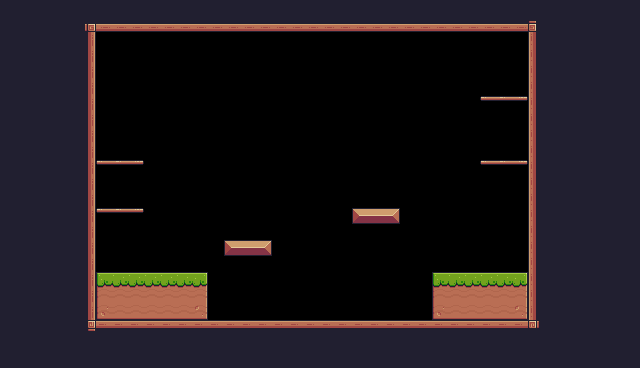

This game map was drawn from its Tiled (.tmx) file and the tilesets committed beside it. A one-line description and the full map source follow:
An orthogonal 40x23 tile map with 16x16 px tiles, 1 tile layer (Background) and 15 objects (5x Platform, Player).

<map version="1.10" tiledversion="1.11.2" orientation="orthogonal" renderorder="right-down" width="40" height="23" tilewidth="16" tileheight="16" infinite="0" nextlayerid="4" nextobjectid="19">
 <tileset firstgid="1" source="pixel_adventure.tsx" />
 <layer id="1" name="Background" width="40" height="23">
  <data encoding="csv">
24,24,24,24,24,24,24,24,24,24,24,24,24,24,24,24,24,24,24,24,24,24,24,24,24,24,24,24,24,24,24,24,24,24,24,24,24,24,24,24,
24,24,24,24,24,92,134,134,134,134,134,134,134,134,134,134,134,134,134,134,134,134,134,134,134,134,134,134,134,134,134,134,134,93,24,24,24,24,24,24,
24,24,24,24,24,113,0,0,0,0,0,0,0,0,0,0,0,0,0,0,0,0,0,0,0,0,0,0,0,0,0,0,0,111,24,24,24,24,24,24,
24,24,24,24,24,113,0,0,0,0,0,0,0,0,0,0,0,0,0,0,0,0,0,0,0,0,0,0,0,0,0,0,0,111,24,24,24,24,24,24,
24,24,24,24,24,113,0,0,0,0,0,0,0,0,0,0,0,0,0,0,0,0,0,0,0,0,0,0,0,0,0,0,0,111,24,24,24,24,24,24,
24,24,24,24,24,113,0,0,0,0,0,0,0,0,0,0,0,0,0,0,0,0,0,0,0,0,0,0,0,0,0,0,0,111,24,24,24,24,24,24,
24,24,24,24,24,113,0,0,0,0,0,0,0,0,0,0,0,0,0,0,0,0,0,0,0,0,0,0,0,0,40,41,42,111,24,24,24,24,24,24,
24,24,24,24,24,113,0,0,0,0,0,0,0,0,0,0,0,0,0,0,0,0,0,0,0,0,0,0,0,0,0,0,0,111,24,24,24,24,24,24,
24,24,24,24,24,113,0,0,0,0,0,0,0,0,0,0,0,0,0,0,0,0,0,0,0,0,0,0,0,0,0,0,0,111,24,24,24,24,24,24,
24,24,24,24,24,113,0,0,0,0,0,0,0,0,0,0,0,0,0,0,0,0,0,0,0,0,0,0,0,0,0,0,0,111,24,24,24,24,24,24,
24,24,24,24,24,113,40,41,42,0,0,0,0,0,0,0,0,0,0,0,0,0,0,0,0,0,0,0,0,0,40,41,42,111,24,24,24,24,24,24,
24,24,24,24,24,113,0,0,0,0,0,0,0,0,0,0,0,0,0,0,0,0,0,0,0,0,0,0,0,0,0,0,0,111,24,24,24,24,24,24,
24,24,24,24,24,113,0,0,0,0,0,0,0,0,0,0,0,0,0,0,0,0,0,0,0,0,0,0,0,0,0,0,0,111,24,24,24,24,24,24,
24,24,24,24,24,113,40,41,42,0,0,0,0,0,0,0,0,0,0,0,0,0,13,14,15,0,0,0,0,0,0,0,0,111,24,24,24,24,24,24,
24,24,24,24,24,113,0,0,0,0,0,0,0,0,0,0,0,0,0,0,0,0,0,0,0,0,0,0,0,0,0,0,0,111,24,24,24,24,24,24,
24,24,24,24,24,113,0,0,0,0,0,0,0,0,13,14,15,0,0,0,0,0,0,0,0,0,0,0,0,0,0,0,0,111,24,24,24,24,24,24,
24,24,24,24,24,113,0,0,0,0,0,0,0,0,0,0,0,0,0,0,0,0,0,0,0,0,0,0,0,0,0,0,0,111,24,24,24,24,24,24,
24,24,24,24,24,113,7,8,8,8,8,8,9,0,0,0,0,0,0,0,0,0,0,0,0,0,0,7,8,8,8,8,9,111,24,24,24,24,24,24,
24,24,24,24,24,113,29,30,30,30,30,30,31,0,0,0,0,0,0,0,0,0,0,0,0,0,0,29,30,30,30,30,31,111,24,24,24,24,24,24,
24,24,24,24,24,113,51,52,52,52,52,52,53,0,0,0,0,0,0,0,0,0,0,0,0,0,0,51,52,52,52,52,53,111,24,24,24,24,24,24,
24,24,24,24,24,114,90,90,90,90,90,90,90,90,90,90,90,90,90,90,90,90,90,90,90,90,90,90,90,90,90,90,90,115,24,24,24,24,24,24,
24,24,24,24,24,24,24,24,24,24,24,24,24,24,24,24,24,24,24,24,24,24,24,24,24,24,24,24,24,24,24,24,24,24,24,24,24,24,24,24,
24,24,24,24,24,24,24,24,24,24,24,24,24,24,24,24,24,24,24,24,24,24,24,24,24,24,24,24,24,24,24,24,24,24,24,24,24,24,24,24
</data>
 </layer>
 <objectgroup id="3" name="Collisions">
  <object id="7" x="48" y="48" width="16" height="272" />
  <object id="8" x="64" y="48" width="528" height="16" />
  <object id="9" x="576" y="64" width="16" height="256" />
  <object id="10" x="64" y="304" width="512" height="16" />
  <object id="11" x="64" y="240" width="16" height="16" />
  <object id="12" x="64" y="256" width="96" height="48" />
  <object id="13" x="192" y="160" width="48" height="16" />
  <object id="14" x="352" y="192" width="48" height="16" />
  <object id="15" x="432" y="256" width="96" height="48" />
  <object id="16" type="Platform" x="480" y="208" width="48" height="16" />
  <object id="17" type="Platform" x="480" y="160" width="48" height="16" />
  <object id="18" type="Platform" x="64" y="160" width="48" height="16" />
  <object id="19" type="Platform" x="64" y="112" width="48" height="16" />
  <object id="20" type="Platform" x="64" y="208" width="48" height="16" />
 </objectgroup>
 <objectgroup id="2" name="Spawnpoints">
  <object id="4" name="Player" type="Player" x="432" y="224" width="32" height="32" />
 </objectgroup>
</map>
